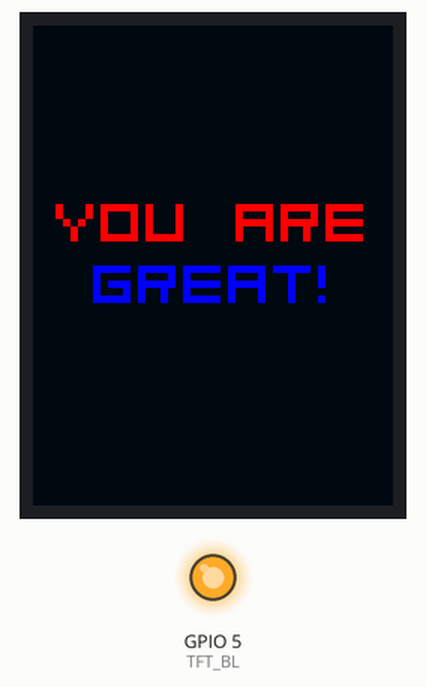
This sketch was run on a simulated ESP32. On the bench: 240×320 colour display, output pins drawn as LEDs (lit = HIGH). What the sketch prints to the serial monitor is not drawn.

Above: at 1.6 s.

The sketch:

03-ST7789.ino
```cpp
#include <SPI.h>
#include <Adafruit_GFX.h>
#include <Adafruit_ST7789.h>
#include <Fonts/Org_01.h>

// === 2.8 Inch TFT 240×320 ===
/* === SPI ===
 * TFT       ESP32
 * LED   --> GPIO 5
 * SCK   --> GPIO 18
 * MISO  --> GPIO 19
 * MOSI  --> GPIO 23
 * CS    --> GPIO 15
 * DC    --> GPIO 2
 * RST   --> GPIO 4
 * GND   --> GND
 * VCC   --> 5V
 */

#ifdef ARDUINO_ESP32_DEV
#define TFT_BL 5  // === backlight pin ===
#define TFT_DC 2  // === data/command pin ===
#define TFT_RST 4 // === reset pin ===
#define TFT_CS 15 // === chip select pin ===
#else
#define TFT_BL 7  // === backlight pin ===
#define TFT_DC 9  // === data/command pin ===
#define TFT_RST 8 // === reset pin ===
#define TFT_CS 10 // === chip select pin ===
#endif

#define LANDSCAPE false
#define FLIP false
#define BRIGHTNESS 255 // === [0, 255] ===
#define TFT_MS 250	   // === delay before initializing the display ===
Adafruit_ST7789 tft = Adafruit_ST7789(TFT_CS, TFT_DC, TFT_RST);

void background(uint16_t color)
{
	tft.fillScreen(color);
}

uint16_t rgb(uint8_t r, uint8_t g, uint8_t b)
{
	return tft.color565(r, g, b);
}

void clearDisplay()
{
	tft.fillScreen(ST77XX_BLACK);
}

void backlight(int brightness)
{
	int val = constrain(brightness, 0, 255);
	analogWrite(TFT_BL, val);
}

void backlightOff()
{
	digitalWrite(TFT_BL, 0);
}

void backlightOn()
{
	backlight(BRIGHTNESS);
}

void setupTFT()
{
	pinMode(TFT_BL, OUTPUT);
	backlight(BRIGHTNESS);
	delay(TFT_MS);
	tft.init(240, 320);
	tft.invertDisplay(false);

	int rotate = 0;
	if (LANDSCAPE && FLIP)
		rotate = 3;
	else if (FLIP)
		rotate = 2;
	else if (LANDSCAPE)
		rotate = 1;
	tft.setRotation(rotate);

	clearDisplay();
	Serial.println(F("✅ TFT OK"));
}

// === === === === === === === === === === ===

void setupSerial()
{
	Serial.begin(9600);
	for (int i = 0; i < 10; i++)
	{
		delay(100);
		Serial.println(F("."));
	}
	Serial.println(F("✅ Serial OK"));
}

void demo()
{
	background(rgb(6, 10, 20));
	tft.setTextWrap(false);
	tft.setTextColor(rgb(0, 0, 255));
	tft.setTextSize(5);
	tft.setFont(&Org_01);
	tft.setCursor(40, 180);
	tft.print(F("GREAT!"));

	tft.setTextColor(rgb(255, 0, 0));
	tft.setTextSize(5);
	tft.setCursor(15, 139);
	tft.print(F("YOU ARE"));
}

void setup()
{
	setupSerial();
	setupTFT();
	demo();
}

void loop()
{
}
```
